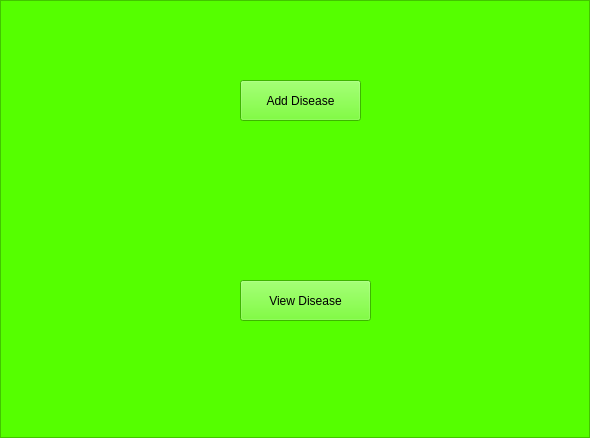
<?xml version="1.0" encoding="UTF-8"?>
<ui version="4.0">
 <class>Frame</class>
 <widget class="QFrame" name="Frame">
  <property name="geometry">
   <rect>
    <x>0</x>
    <y>0</y>
    <width>590</width>
    <height>438</height>
   </rect>
  </property>
  <property name="windowTitle">
   <string>Frame</string>
  </property>
  <property name="styleSheet">
   <string notr="true">background-color: rgb(85, 255, 0);</string>
  </property>
  <property name="frameShape">
   <enum>QFrame::StyledPanel</enum>
  </property>
  <property name="frameShadow">
   <enum>QFrame::Raised</enum>
  </property>
  <widget class="QPushButton" name="btnadd">
   <property name="geometry">
    <rect>
     <x>240</x>
     <y>80</y>
     <width>121</width>
     <height>41</height>
    </rect>
   </property>
   <property name="text">
    <string>Add Disease</string>
   </property>
  </widget>
  <widget class="QPushButton" name="btnview">
   <property name="geometry">
    <rect>
     <x>240</x>
     <y>280</y>
     <width>131</width>
     <height>41</height>
    </rect>
   </property>
   <property name="text">
    <string>View Disease</string>
   </property>
  </widget>
 </widget>
 <resources/>
 <connections/>
</ui>
